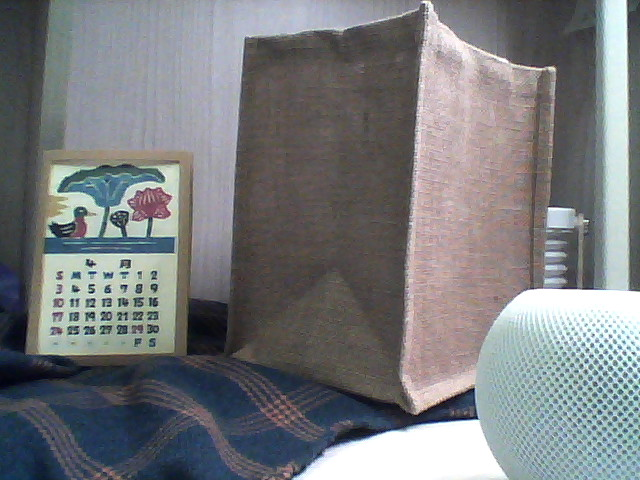
#> input picture data/1_left.png, 640 x 480 px
$ python -i utils.py   (imports and definitions only)   (older library calls are emulated)
#> lines starting #> are read from the running program, lines starting #| are printed output that depends on the picture
#> further down, picture is the input picture: shape (480, 640, 3); mean B, G, R 125.7, 123, 121
import numpy as np
import math
import os
import cv2
import math
from matplotlib import pyplot as plt


# [68 lines left out: functions matching_cost, normalise, not called in this run]


def sobel(img):
    """
    Compute the sobel operator on the image
    :param img: input image
    :return: image after sobel filter
    """
    sobelx = cv2.Sobel(img, cv2.CV_64F, 1, 0, ksize=3)
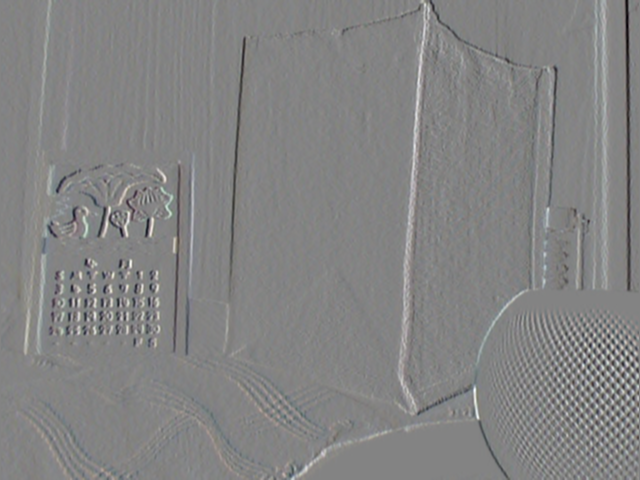
#> sobelx: shape (480, 640, 3) float64; mean B, G, R 0.9, 1, 0.9; drawn with min black and max white
    sobely = cv2.Sobel(img, cv2.CV_64F, 0, 1, ksize=3)
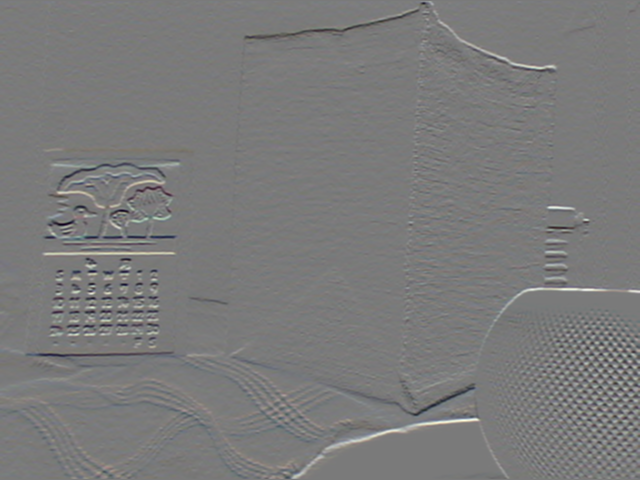
#> sobely: shape (480, 640, 3) float64; mean B, G, R 0.4, 0.3, 0.2; drawn with min black and max white
    out = (sobelx ** 2 + sobely ** 2) ** 0.5
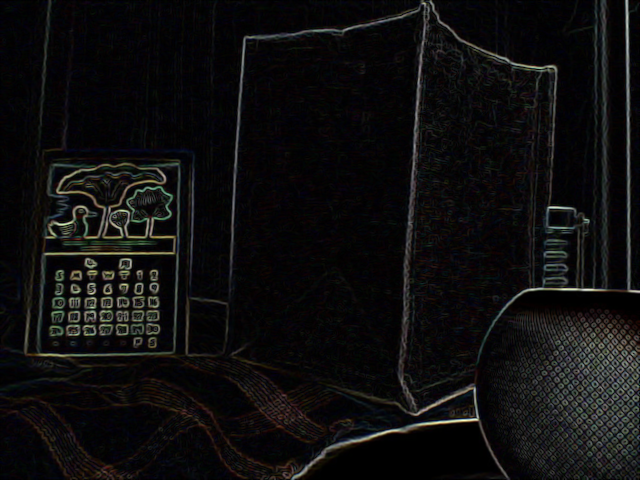
#> out: shape (480, 640, 3) float64; mean B, G, R 40.3, 39.6, 41.3; drawn with min black and max white

    return out


def pre_process(img):
    """
    Pre-process the image to get rid of noise and to get rid of the noise in the edges
    :param img: input image
    :return: processed image
    """
    # Convert to grayscale
    # img_gray = cv2.cvtColor(img, cv2.COLOR_BGR2GRAY)

    # Apply Gaussian Blur
    img_blur = cv2.GaussianBlur(img, (3, 3), 0)
    # img_bila = cv2.bilateralFilter(img,3,10,10)
    # Apply Sobel Filter
    img_sobel = sobel(img_blur)

    # Apply Threshold
    # img_thresh = cv2.threshold(img_sobel, 0, 255, cv2.THRESH_BINARY + cv2.THRESH_OTSU)[1]

    return img_sobel


# [322 lines left out: functions CostAggregateLeftRight, CostAggregateUpDown, CostAggregate, wta, subpixel, check_disparity and 5 more, not called in this run]

>>> import cv2
>>> picture = cv2.imread('data/1_left.png')
>>> result = pre_process(picture)

$ run again, on data/1_right.png
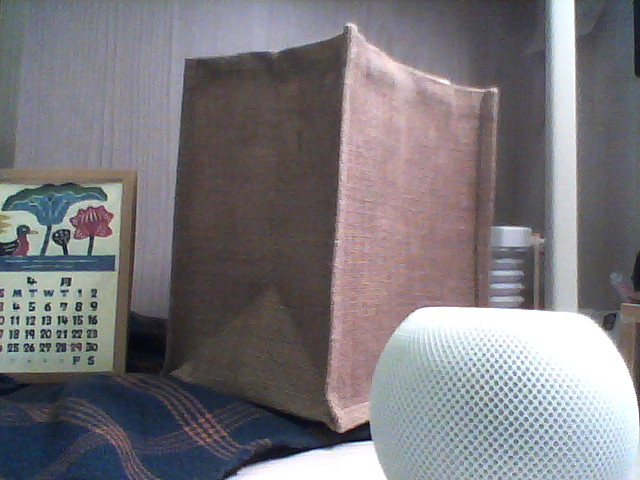
#> input picture data/1_right.png, 640 x 480 px
#> picture is the input picture: shape (480, 640, 3); mean B, G, R 124.1, 119.1, 122.2
#> in sobel, `sobely = cv2.Sobel(img, cv2.CV_64F, 0, 1, ksize=3)`:
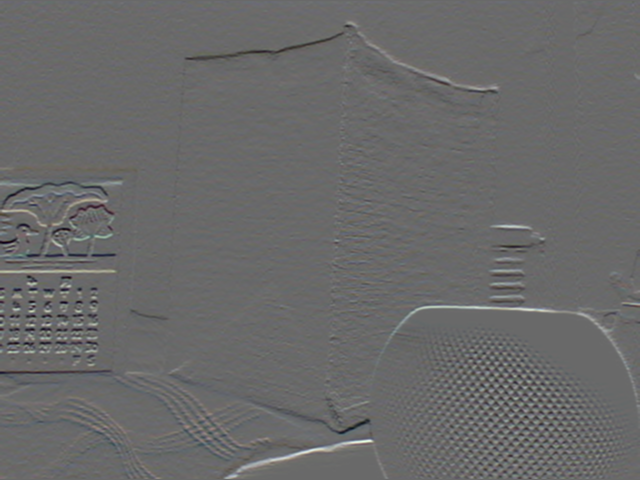
#> sobely: shape (480, 640, 3) float64; mean B, G, R 0.9, 0.8, 0.6; drawn with min black and max white
#> in sobel, `out = (sobelx ** 2 + sobely ** 2) ** 0.5`:
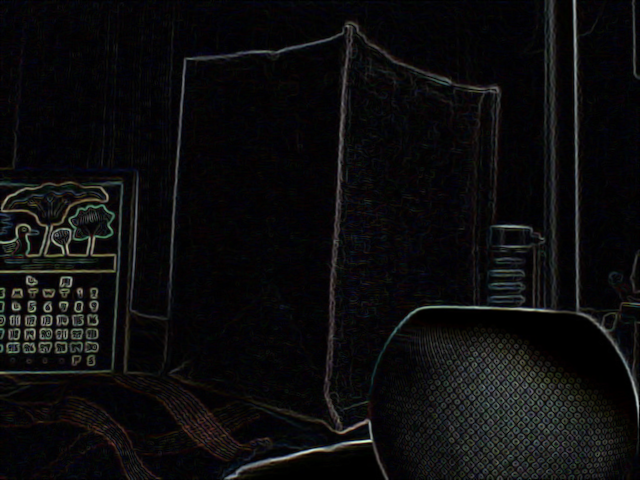
#> out: shape (480, 640, 3) float64; mean B, G, R 37.9, 35.6, 36.4; drawn with min black and max white
